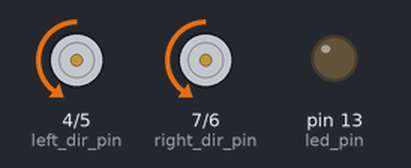
The sketch below on a simulated Arduino Uno, built with avr-gcc and run on an emulated ATmega328P. Parts: direction and speed pins drawn as motors (green arrow = direction pin HIGH = forward, orange = LOW = backward, longer = more drive), output pins drawn as LEDs (lit = HIGH). At 17.5 s the program stops and its outputs stay as they are.

Above: at 0.2 s.
At 7.7 s:
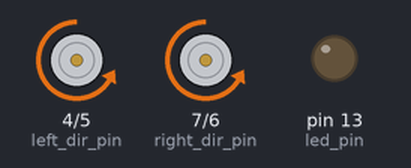
At 12.7 s:
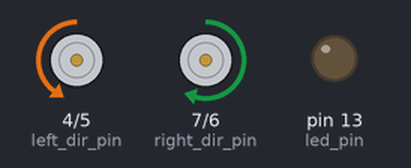
At 17.5 s:
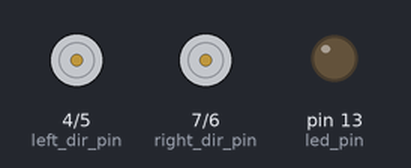
Timing chart, 0 to 19.0 s (numbered marks = the images above):
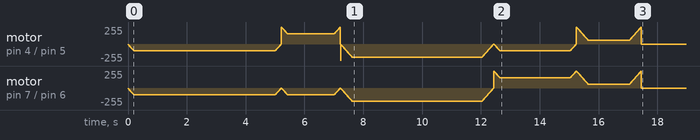

The sketch:

arduino-buggy.ino
```cpp
#define right_pwm_pin 6
#define right_dir_pin 7
#define left_pwm_pin 5
#define left_dir_pin 4
#define led_pin 13

#define RAMP_STEP 5
#define RAMP_TIME 10

enum drivemode_t {
  DRIVE_FWD,
  DRIVE_REV,
  TURN_LEFT,
  TURN_RIGHT
};

typedef struct
{
  drivemode_t drivemode;
  uint8_t     pwm;
  uint16_t    duration;
} instruction_t;

static const instruction_t instructions[] =
{
  { DRIVE_FWD,  100,  5000 },
  { TURN_LEFT,  100,  2000 },
  { DRIVE_FWD,  200,  5000 },
  { TURN_RIGHT, 100,  3000 },
  { DRIVE_REV,  200,  2000 }
};

void setup() {
    pinMode(right_dir_pin, OUTPUT);
    pinMode(right_pwm_pin, OUTPUT);
    pinMode(left_dir_pin, OUTPUT);
    pinMode(left_pwm_pin, OUTPUT);
    pinMode(led_pin, OUTPUT);
}


// With the wiring I have at the moment, this makes the motors:
// For 1 second:
//   Left motor fwd at 50%
//   Right motor fwd at 25%
// For 2 seconds:
//   Left motor rev at 50%
//   Right motor rev at 75%
void loop()
{
  static const uint8_t n_instructions = sizeof(instructions) / sizeof(instructions[0]);

  for( uint8_t idx=0; idx<n_instructions; idx++ )
  {
    for( uint16_t t=0; t<instructions[idx].duration; t+=RAMP_TIME )
    {
      set_drivemode( instructions[idx].drivemode, instructions[idx].pwm );
      delay( RAMP_TIME );
    }
  }

  while( true )
  {
    set_drivemode( DRIVE_FWD, 0 );
    delay( RAMP_TIME );
  }
}


void set_drivemode( const drivemode_t desired_mode, const uint8_t desired_pwm )
{
  static drivemode_t actual_mode = DRIVE_FWD;
  static uint8_t actual_pwm = 0;

  if( desired_mode != actual_mode )
  {
    if( actual_pwm == 0 )
    {
      actual_mode = desired_mode;
    }
    else
    {
      actual_pwm = ramp_to_pwm( actual_pwm, 0 );
    }

  }
  else
  {
    actual_pwm = ramp_to_pwm( actual_pwm, desired_pwm );
  }

  set_output( actual_mode, actual_pwm );
}


uint8_t ramp_to_pwm( uint8_t actual, uint8_t target )
{
  if( target < actual )
  {
    if( ( actual - target ) < RAMP_STEP )
    {
      actual = target;
    }
    else
    {
      actual -= RAMP_STEP;
    }
  }
  else
  {
    if( ( target - actual ) < RAMP_STEP )
    {
      actual = target;
    }
    else
    {
      actual += RAMP_STEP;
    }
  }

  return actual;
}

void set_output( const drivemode_t drivemode, const uint8_t pwm )
{
  switch( drivemode )
  {
    case DRIVE_FWD:
    {
      analogWrite(left_pwm_pin, pwm);
      digitalWrite(left_dir_pin, LOW);
      analogWrite(right_pwm_pin, pwm);
      digitalWrite(right_dir_pin, LOW);
      break;
    }
    case DRIVE_REV:
    {
      analogWrite(left_pwm_pin, 255-pwm);
      digitalWrite(left_dir_pin, HIGH);
      analogWrite(right_pwm_pin, 255-pwm);
      digitalWrite(right_dir_pin, HIGH);
      break;
    }
    case TURN_LEFT:
    {
      analogWrite(left_pwm_pin, 255-pwm);
      digitalWrite(left_dir_pin, HIGH);
      analogWrite(right_pwm_pin, pwm);
      digitalWrite(right_dir_pin, LOW);
      break;
    }
    case TURN_RIGHT:
    {
      analogWrite(left_pwm_pin, pwm);
      digitalWrite(left_dir_pin, LOW);
      analogWrite(right_pwm_pin, 255-pwm);
      digitalWrite(right_dir_pin, HIGH);
      break;
    }
  }
}
```
